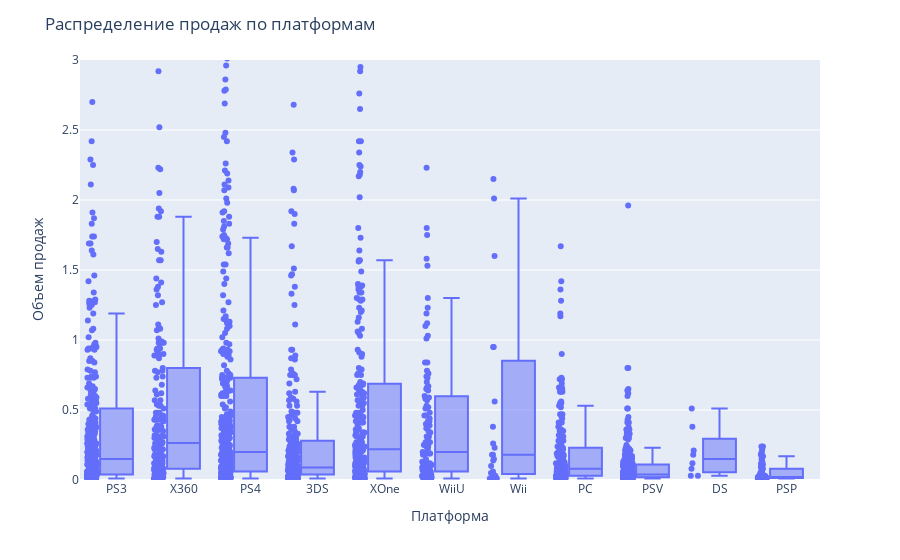

Notebook cell for this chart:
### Code cell
fig = px.box(df, x='platform', y='all_sales',range_y=[0,3],points='all')
fig.update_layout(title="Распределение продаж по платформам",
                  xaxis_title="Платформа",
                  yaxis_title="Объем продаж")
fig.show()

### Figure 1 — Plotly figure (JSON) as saved in the notebook; plotly's stock layout.template omitted (floating-point values rounded to 4 significant figures; data arrays with more than 128 entries replaced by an {"elided": "..."} marker saying what was removed)
{"data": [{"alignmentgroup": "True", "boxpoints": "all", "hovertemplate": "platform=%{x}<br>all_sales=%{y}<extra></extra>", "legendgroup": "", "marker": {"color": "#636efa"}, "name": "", "notched": false, "offsetgroup": "", "orientation": "v", "showlegend": false, "type": "box", "x": {"elided": "2237 str values"}, "x0": " ", "xaxis": "x", "y": {"elided": "2237 float values"}, "y0": " ", "yaxis": "y"}], "layout": {"boxmode": "group", "legend": {"tracegroupgap": 0}, "margin": {"t": 60}, "title": {"text": "Распределение продаж по платформам"}, "xaxis": {"anchor": "y", "domain": [0, 1], "title": {"text": "Платформа"}}, "yaxis": {"anchor": "x", "domain": [0, 1], "range": [0, 3], "title": {"text": "Объем продаж"}}}}
